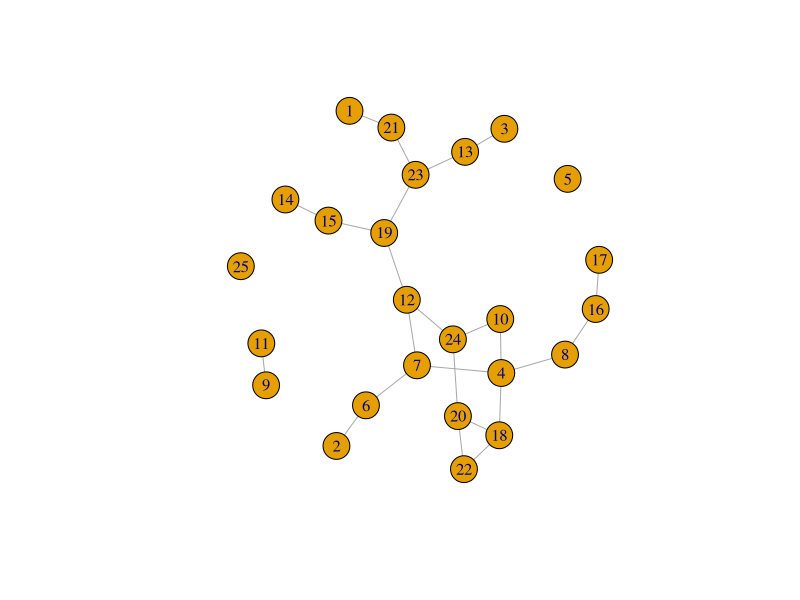

This figure's R source:
## ---- chunk 1
knitr::opts_chunk$set(echo = TRUE)
## ---- chunk 2
install.packages("igraph")
library(igraph)
## ---- chunk 3
g<-erdos.renyi.game(25, 0.1)
plot(g)
## ---- chunk 4
cards <-c(2:10, "J","Q","K")
suits <- c("♠", "♥", "♦", "♣")
deck <- paste0(rep(cards,length(suits)),rep(suits,each=length(cards)))
sample(deck)
